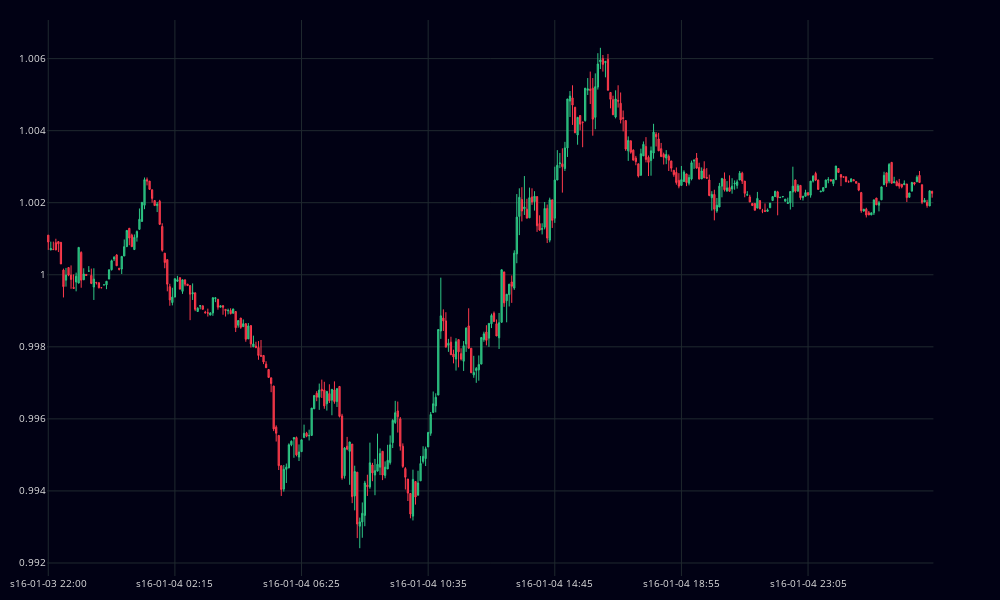

The cell this chart's notebook holds for it:
### Code cell
cp = CandlePlot(df_plot, candles=True)
cp.show_plot(line_traces=[], sec_traces=[])

### Figure 1 — Plotly figure (JSON) as saved in the notebook; plotly's stock layout.template omitted (floating-point values rounded to 4 significant figures; data arrays with more than 128 entries replaced by an {"elided": "..."} marker saying what was removed)
{"data": [{"close": {"elided": "350 float values"}, "decreasing": {"fillcolor": "#cc2e3c", "line": {"color": "#ff3a4c"}}, "high": {"elided": "350 float values"}, "increasing": {"fillcolor": "#24a06b", "line": {"color": "#2ec886"}}, "line": {"width": 1}, "low": {"elided": "350 float values"}, "opacity": 1, "open": {"elided": "350 float values"}, "type": "candlestick", "x": {"elided": "350 str values"}}], "layout": {"dragmode": "pan", "font": {"color": "#e1e1e1", "size": 10}, "height": 600, "margin": {"b": 20, "l": 10, "r": 10, "t": 20}, "paper_bgcolor": "#010114", "plot_bgcolor": "#010114", "width": 1000, "xaxis": {"anchor": "y", "autorange": false, "domain": [0, 0.94], "gridcolor": "#1f292f", "nticks": 7, "range": [-0.5, 349.5], "rangeslider": {"visible": false, "yaxis": {}}, "type": "category"}, "yaxis": {"anchor": "x", "autorange": false, "domain": [0, 1], "gridcolor": "#1f292f", "range": [0.9916, 1.007]}, "yaxis2": {"anchor": "x", "gridcolor": "#1f292f", "overlaying": "y", "side": "right"}}}
